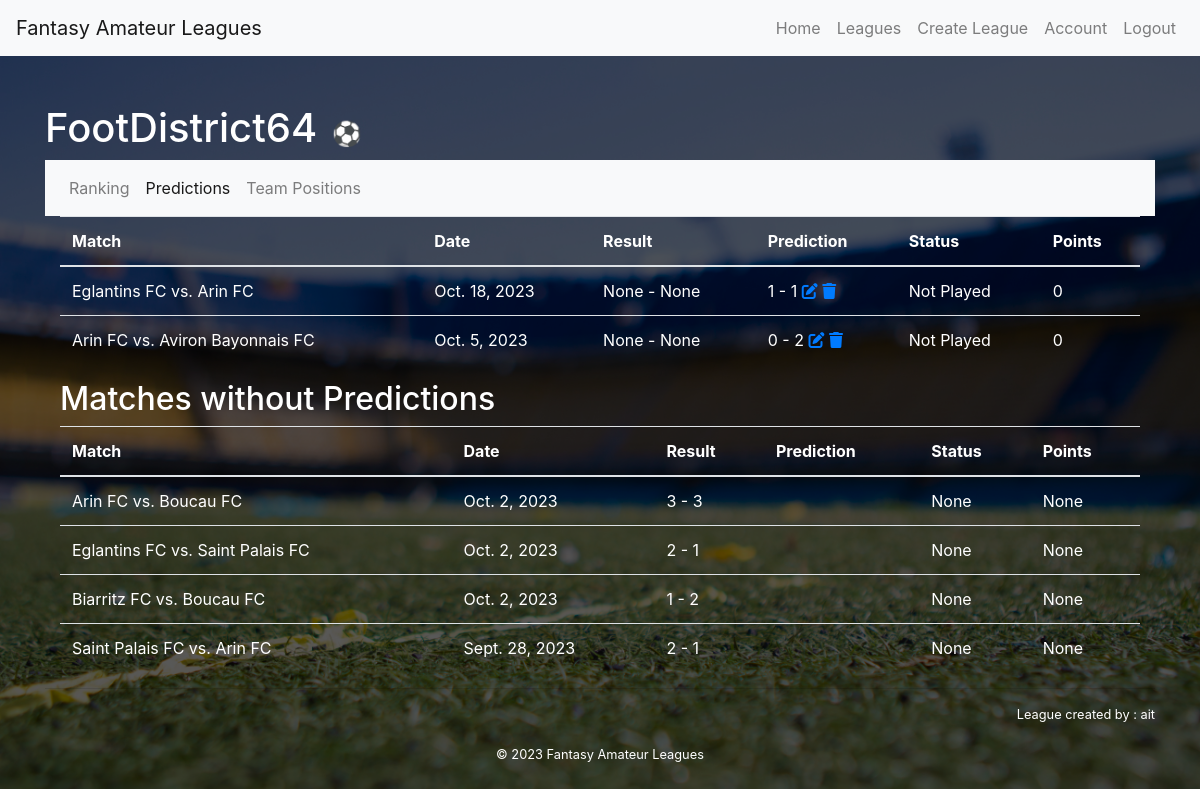
/leagues/2/predictions/ (signed in), run on the app's committed database.
### core/models.py (models this page shows, shortened)
class League(models.Model):
    name = models.CharField(max_length=255)
    sport = models.ForeignKey(Sport, on_delete=models.CASCADE)
    creator = models.ForeignKey(User, on_delete=models.CASCADE, related_name='created_leagues')
    members = models.ManyToManyField(User, through='Membership')
    country = models.CharField(max_length=255, default='France')
    date_created = models.DateTimeField(auto_now_add=True)
    pending_requests = models.ManyToManyField(User, related_name='pending_league_requests')

class Match(models.Model):
    league = models.ForeignKey(League, on_delete=models.CASCADE)
    team1 = models.ForeignKey(Team, related_name='matches_as_team1', on_delete=models.CASCADE)
    team2 = models.ForeignKey(Team, related_name='matches_as_team2', on_delete=models.CASCADE)
    match_date = models.DateField()
    result_team1 = models.PositiveIntegerField(null=True, blank=True)
    result_team2 = models.PositiveIntegerField(null=True, blank=True)

class Team(models.Model):
    name = models.CharField(max_length=255)
    league = models.ForeignKey(League, on_delete=models.CASCADE)
    sport = models.ForeignKey(Sport, on_delete=models.CASCADE)
    members = models.ManyToManyField(User, through='TeamMembership')
    def __str__(self):
        return self.name

### leagues/views.py (the view)
# urls.py: path('<int:league_id>/predictions/', views.league_predictions, name='league_predictions'),
@login_required
def league_predictions(request, league_id):
    league = get_object_or_404(League, id=league_id)
    is_creator = league.creator == request.user
    user_predictions = UserPrediction.objects.filter(user=request.user, match__league=league)
    predictions_data = []
    matches_with_predictions = []
    matches_without_predictions = []
    current_date = datetime.now().date()
    all_matches = Match.objects.filter(league=league).order_by('-match_date')
    for match in all_matches:
        user_prediction = user_predictions.filter(match=match).first()
        total_points = 0
        if user_prediction:
            score = calculate_score(league.sport, user_prediction, match)
            total_points += score
            if score > 10:
                status = 'Win'
            else:
                if match.result_team1 is None and match.result_team2 is None:
                    status = 'Not Played'
                else:
                    status = 'Lose'
            predictions_data.append({
                'match': match,
                'result_team1': match.result_team1,
                'result_team2': match.result_team2,
                'prediction_team1': user_prediction.prediction_team1,
                'prediction_team2': user_prediction.prediction_team2,
                'status': status,
                'points': score,
            })
            matches_with_predictions.append(match)
        else:
            matches_without_predictions.append(match)
    one_day_before_match_dates = {}
    for match in all_matches:
        one_day_before_match_dates[match.id] = match.match_date - timedelta(days=1)
    context = {
        'league': league,
        'predictions_data': predictions_data,
        'matches_with_predictions': matches_with_predictions,
        'matches_without_predictions': matches_without_predictions,
        'user': request.user,
        'is_creator': is_creator,
        'one_day_before_match_dates': one_day_before_match_dates,
        'current_date': current_date,
    }
    return render(request, 'leagues/league_predictions.html', context)

### leagues/templatetags/custom_filters.py (called while the page is built)
@register.filter
def can_edit_match(match_date):
    today = match_date.today()
    one_day_before = today - timedelta(days=1)
    return match_date > one_day_before

### templates/leagues/league_predictions.html (shortened to what this page needs)
{% extends 'base.html' %}
{% load static %}
{% load custom_filters %}
{% block content %}
  <h1>
      {{ league.name }}
      {% if league.sport.id == 1 %}
      <span class="icon">&#9917;</span>
      {% endif %}
  </h1>
  <nav class="navbar navbar-expand-lg navbar-light bg-light">
    <ul class="navbar-nav">
      <li class="nav-item">
        <a class="nav-link" href="{% url 'league' league.id %}">Ranking</a>
      </li>
      <li class="nav-item active">
        <a class="nav-link" href="{% url 'league_predictions' league.id %}">Predictions</a>
      </li>
      <li class="nav-item">
        <a class="nav-link" href="{% url 'league_positions' league.id %}">Team Positions</a>
      </li>
    </ul>
  </nav>
  <div class="container">
    <div>
      <table class="table">
        <thead>
          <tr>
            <th>Match</th>
            <th>Date</th>
            <th>Result</th>
            <th>Prediction</th>
            <th>Status</th>
            <th>Points</th>
          </tr>
        </thead>
        <tbody>
          {% for prediction_data in predictions_data %}
            <tr>
              <td>{{ prediction_data.match.team1 }} vs. {{ prediction_data.match.team2 }}</td>
              <td>{{ prediction_data.match.match_date }}</td>
              <td>
                {{ prediction_data.result_team1 }} - {{ prediction_data.result_team2 }}
              </td>
              <td>
                {{ prediction_data.prediction_team1 }} - {{ prediction_data.prediction_team2 }}
                {% if prediction_data.match.match_date|can_edit_match %}
                <a href="{% url 'edit_prediction' league_id=league.id match_id=prediction_data.match.id %}">
                  <i class="fa fa-edit"></i>
                </a>
                <a href="{% url 'delete_prediction' league_id=league.id match_id=prediction_data.match.id %}">
                  <i class="fa fa-trash"></i>
                </a>
                {% endif %}
              </td>
              <td>{{ prediction_data.status }}</td>
              <td>{{ prediction_data.points }}</td>
            </tr>
          {% empty %}
            <tr>
              <td colspan="6">You have no predictions for this league.</td>
            </tr>
          {% endfor %}
        </tbody>
      </table>
    </div>
    <div>
      <h2>Matches without Predictions</h2>
      <table class="table">
        <thead>
          <tr>
            <th>Match</th>
            <th>Date</th>
            <th>Result</th>
            <th>Prediction</th>
            <th>Status</th>
            <th>Points</th>
          </tr>
        </thead>
        <tbody>
          {% for match_data in matches_without_predictions %}
            <tr>
              <td>{{ match_data.team1 }} vs. {{ match_data.team2 }}</td>
              <td>{{ match_data.match_date }}</td>
              <td>{{ match_data.result_team1 }} - {{ match_data.result_team2 }}</td>
              <td>
              </td>
              <td>None</td>
              <td>None</td>
            </tr>
          {% empty %}
            <tr>
              <td colspan="3">All matches are predicted.</td>
            </tr>
          {% endfor %}
        </tbody>
      </table>
    </div>
  </div>
  <hr>
  <div>
    <p class="right"><small>League created by : {{ league.creator }}</small></p>
  </div>
{% endblock %}

### static/css/styles.css (style rules this page uses)
body { background-image: url("../images/fb2.jpg"); background-size: cover; background-repeat: no-repeat; background-attachment: fixed; color: white; }
body::before { content: ""; position: fixed; top: 0; left: 0; width: 100%; height: 100%; background-color: rgba(0, 0, 0, 0.65); z-index: -1; }
table, th, td { color: white; }
.right { display: flex; align-items: right; justify-content: right; }
.icon { font-size: 24px; color: #007bff; margin: 0 4px; }

### data on the page
League: name "FootDistrict64", creator "ait"
Match: match.team1 "Eglantins FC", match.team2 "Arin FC", match.match_date "Oct. 18, 2023", result_team1 "None", result_team2 "None", prediction_team1 "1", prediction_team2 "1", status "Not Played", points "0"
Match: match.team1 "Arin FC", match.team2 "Aviron Bayonnais FC", match.match_date "Oct. 5, 2023", result_team1 "None", result_team2 "None", prediction_team1 "0", prediction_team2 "2", status "Not Played", points "0"
Match: team1 "Arin FC", team2 "Boucau FC", match_date "Oct. 2, 2023", result_team1 "3", result_team2 "3"
Match: team1 "Eglantins FC", team2 "Saint Palais FC", match_date "Oct. 2, 2023", result_team1 "2", result_team2 "1"
Match: team1 "Biarritz FC", team2 "Boucau FC", match_date "Oct. 2, 2023", result_team1 "1", result_team2 "2"
Match: team1 "Saint Palais FC", team2 "Arin FC", match_date "Sept. 28, 2023", result_team1 "2", result_team2 "1"
